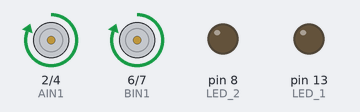
A sketch run on a simulated Arduino Uno, built with avr-gcc and run on an emulated ATmega328P. Parts: motor-driver pin pairs drawn as motors (green arrow = first pin HIGH = forward, orange = second pin HIGH = backward, longer = more drive), output pins drawn as LEDs (lit = HIGH).

Above: at 5.0 s.
At 13.5 s:
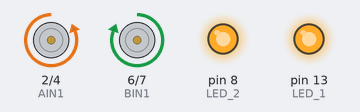
At 22.0 s:
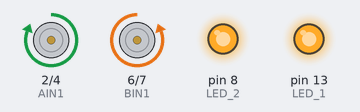
At 33.0 s:
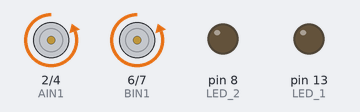
At 49.5 s:
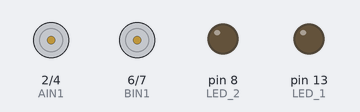
Timing chart, 0 to 50.7 s (numbered marks = the images above):
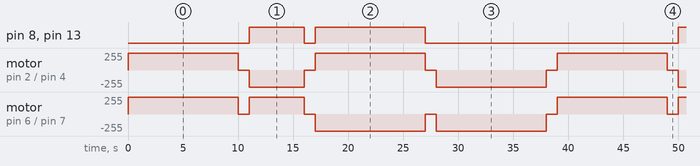

The sketch:

basics.ino
```cpp
// motor driver pin defination:

#define AIN1 2

#define AIN2 4

#define BIN1 6

#define BIN2 7


// led pins:

#define LED_1 13

#define LED_2 8


// sensor pins:

#define IR_0 A0

#define IR_1 A1

#define IR_2 A2

#define IR_3 A3


void setup() {

  pinMode(AIN1, OUTPUT);

  pinMode(BIN1, OUTPUT);

  pinMode(AIN2, OUTPUT);

  pinMode(BIN2, OUTPUT);


  pinMode(LED_1, OUTPUT);

  pinMode(LED_2, OUTPUT);


  // Sensor pins:


  Serial.begin(9600); // Starts the serial communication

}

void loop() {

  forward();
  delay(10000);
  short_brake();
  delay(1000);

  left();
  delay(5000);
  short_brake();
  delay(1000);

  right();
  delay(2*5000);
  short_brake();
  delay(1000);

  backward();
  delay(2*5000);
  short_brake();
  delay(1000);

}


void forward() {

  digitalWrite(LED_1, LOW);

  digitalWrite(LED_2, LOW);

  digitalWrite(AIN1, HIGH);

  digitalWrite(AIN2, LOW);

  digitalWrite(BIN1, HIGH);

  digitalWrite(BIN2, LOW);

}

void backward() {

  digitalWrite(LED_1, LOW);

  digitalWrite(LED_2, LOW);

  digitalWrite(AIN1, LOW);

  digitalWrite(AIN2, HIGH);

  digitalWrite(BIN1, LOW);

  digitalWrite(BIN2, HIGH);

}

void short_brake() {

  digitalWrite(LED_1, LOW);

  digitalWrite(LED_2, LOW);

  digitalWrite(AIN1, LOW);

  digitalWrite(AIN2, LOW);

  digitalWrite(BIN1, LOW);

  digitalWrite(BIN2, LOW);

}

void left() {

  digitalWrite(LED_1, HIGH);   // turn the LED on (HIGH is the voltage level)

  digitalWrite(LED_2, HIGH);

  digitalWrite(AIN1, LOW);

  digitalWrite(AIN2, HIGH);

  digitalWrite(BIN1, HIGH);

  digitalWrite(BIN2, LOW);

}


void right() {

  digitalWrite(LED_1, HIGH);   // turn the LED on (HIGH is the voltage level)

  digitalWrite(LED_2, HIGH);

  digitalWrite(AIN1, HIGH);

  digitalWrite(AIN2, LOW);

  digitalWrite(BIN1, LOW);

  digitalWrite(BIN2, HIGH);

}
```

Measured:
- by itself, pin 8 (LED_2), pin 13 (LED_1): repeats every 39.0 s: LOW 1.0 s, HIGH 10.0 s, LOW 23.0 s, HIGH 5.0 s
- by itself, motor on pin 6 (BIN1) / pin 7 (BIN2): repeats every 39.0 s: stopped 1.0 s, forward 255/255 5.0 s, 2 × (stopped 1.0 s, backward 255/255 10.0 s), stopped 1.0 s, forward 255/255 10.0 s
- by itself, motor on pin 2 (AIN1) / pin 4 (AIN2): repeats every 39.0 s: stopped 1.0 s, backward 255/255 5.0 s, stopped 1.0 s, forward 255/255 10.0 s, stopped 1.0 s, backward 255/255 10.0 s, stopped 1.0 s, forward 255/255 10.0 s
